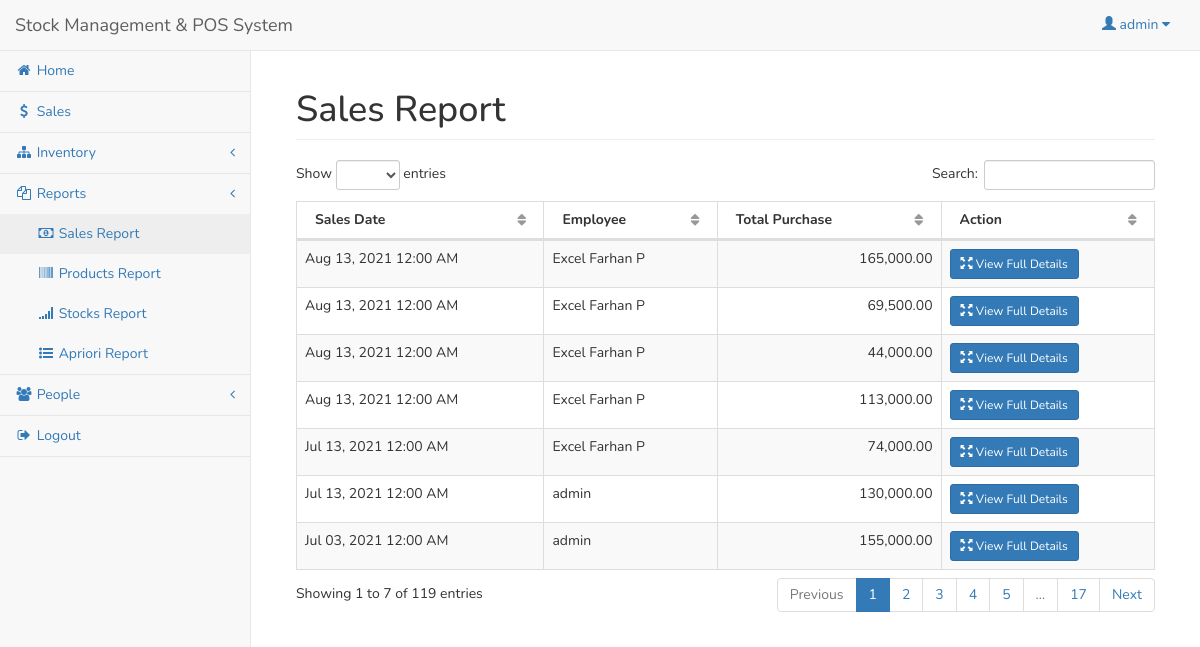
The app's page /admin/sales.php (signed in) with its own data.
### tables this page shows
CREATE TABLE `user` (
  `userid` int(11) NOT NULL,
  `username` varchar(30) NOT NULL,
  `password` varchar(50) NOT NULL,
  `access` int(1) NOT NULL
);

CREATE TABLE `sales` (
  `salesid` int(11) NOT NULL,
  `userid` int(11) NOT NULL,
  `sales_total` double NOT NULL,
  `sales_date` date NOT NULL,
  `customer_name` varchar(250) NOT NULL
);

CREATE TABLE `employee` (
  `userid` int(11) NOT NULL,
  `employee_name` varchar(50) NOT NULL,
  `address` varchar(150) NOT NULL,
  `contact` varchar(50) NOT NULL
);

### admin/session.php (called while the page is built, shortened)
<?php
	include('../conn.php');
	$sq=mysqli_query($conn,"select * from `user` where userid='".$_SESSION['id']."'");
	$srow=mysqli_fetch_array($sq);
	$user=$srow['username'];
?>

### admin/sales.php (the view, shortened to what this page needs)
<?php include('session.php'); ?>
<?php include('header.php'); ?>
<body>
<div id="wrapper">
<?php include('navbar.php'); ?>
<div style="height:50px;"></div>
<div id="page-wrapper">
<div class="container-fluid">
	<div class="row">
        <div class="col-lg-12">
            <h1 class="page-header">Sales Report</h1>
        </div>
    </div>
    <div class="row">
        <div class="col-lg-12">
            <table width="100%" class="table table-striped table-bordered table-hover" id="salesTable">
                <thead>
                    <tr>
                        <th>Sales Date</th>
						<th>Employee</th>
                        <th>Total Purchase</th>
						<th>Action</th>
                    </tr>
                </thead>
                <tbody>
				<?php
					$sq=mysqli_query($conn,"select * from sales left join employee on employee.userid=sales.userid order by sales_date desc");
					while($sqrow=mysqli_fetch_array($sq)){
					?>
						<tr>
							<td><?php echo date('M d, Y h:i A',strtotime($sqrow['sales_date'])); ?></td>
							<td><?php echo $sqrow['employee_name']; ?></td>
							<td align="right"><?php echo number_format($sqrow['sales_total'],2); ?></td>
							<td>
								<a href="#detail<?php echo $sqrow['salesid']; ?>" data-toggle="modal" class="btn btn-primary btn-sm"><span class="glyphicon glyphicon-fullscreen"></span> View Full Details</a>
							</td>
						</tr>
					<?php
					}
				?>
                </tbody>
            </table>
        </div>
    </div>
</div>
</div>
</div>
</body>
</html>

### admin/navbar.php (shortened to what this page needs)
    <nav class="navbar navbar-default navbar-fixed-top" role="navigation" style="margin-bottom: 0">
        <div class="navbar-header">
<a class="navbar-brand" href="index.php">Stock Management & POS System</a>
        </div>
        <ul class="nav navbar-top-links navbar-right">
            <li class="dropdown">
                <a class="dropdown-toggle" data-toggle="dropdown" href="#">
		<span class="glyphicon glyphicon-user"></span> <?php echo $user; ?> <i class="fa fa-caret-down"></i>
                </a>
            </li>
        </ul>
        <div class="navbar-default sidebar" role="navigation">
            <div class="sidebar-nav navbar-collapse">
                <ul class="nav" id="side-menu">
                    <li>
                        <a href="index.php"><i class="fa fa-home fa-fw"></i> Home </a>
                    </li>
                    <li>
                        <a href="sales_trans.php"><i class="fa fa-usd fa-fw"></i> Sales </a>
                    </li>
                    <li>
                        <a href="#"><i class="fa fa-sitemap fa-fw"></i> Inventory <span class="fa arrow"></span></a>
                    </li>
		<li>
                        <a href="#"><i class="fa fa-copy fa-fw"></i> Reports<span class="fa arrow"></span></a>
                        <ul class="nav nav-second-level">
                            <li>
                                <a href="sales.php"><i class="fa fa-money fa-fw"></i> Sales Report</a>
                            </li>
                            <li>
                                <a href="inventory.php"><i class="fa fa-barcode fa-fw"></i> Products Report</a>
                            </li>
                            <li>
                                <a href="inventory_stock.php"><i class="fa fa-signal fa-fw"></i> Stocks Report</a>
                            </li>
                            <li>
                                <a href="proses_apriori.php"><i class="fa fa-list-ul fa-fw"></i> Apriori Report</a>
                            </li>
                        </ul>
                    </li>
                    <li>
                        <a href="#"><i class="fa fa-users fa-fw"></i> People <span class="fa arrow"></span></a>
                    </li>
		<li><a href="#logout" data-toggle="modal"><i class="fa fa-sign-out fa-fw"></i> Logout</a></li>
                </ul>
            </div>
        </div>
    </nav>

### admin/header.php (style rules this page uses)
* { font-family: 'Nunito', sans-serif; }

### records on screen
user: username "admin"
sales: sales_date "Aug 13, 2021 12:00 AM", employee.employee_name "Excel Farhan P", sales_total "165,000.00"
sales: sales_date "Aug 13, 2021 12:00 AM", employee.employee_name "Excel Farhan P", sales_total "69,500.00"
sales: sales_date "Aug 13, 2021 12:00 AM", employee.employee_name "Excel Farhan P", sales_total "44,000.00"
sales: sales_date "Aug 13, 2021 12:00 AM", employee.employee_name "Excel Farhan P", sales_total "113,000.00"
sales: sales_date "Jul 13, 2021 12:00 AM", employee.employee_name "Excel Farhan P", sales_total "74,000.00"
sales: sales_date "Jul 13, 2021 12:00 AM", employee.employee_name "admin", sales_total "130,000.00"
sales: sales_date "Jul 03, 2021 12:00 AM", employee.employee_name "admin", sales_total "155,000.00"
